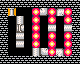

A 2D game scene composited from a Tiled map and its tileset images. What follows is a short description and the map's XML, with every tile layer's data as written:
An orthogonal 10x8 tile map with 8x8 px tiles, 1 tile layer (4).

<map version="1.2" tiledversion="1.3.3" orientation="orthogonal" renderorder="right-down" width="10" height="8" tilewidth="8" tileheight="8" infinite="0" nextlayerid="2" nextobjectid="1">
 <tileset firstgid="1" source="tileset.tsx" />
 <layer id="1" name="4" width="10" height="8">
  <data encoding="csv">
1,1,1,1,1,1,1,1,1,1,
1,2,0,0,10,9,10,6,10,1,
1,0,5,0,10,0,10,0,10,1,
1,0,13,0,10,0,8,0,8,1,
1,0,8,0,10,0,10,0,10,1,
1,0,8,0,10,0,10,0,10,1,
1,0,0,0,5,3,10,7,10,1,
1,1,1,1,1,1,1,1,1,1
</data>
 </layer>
</map>
